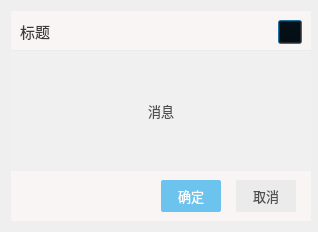
<?xml version="1.0" encoding="UTF-8"?>
<ui version="4.0">
 <class>message</class>
 <widget class="QDialog" name="message">
  <property name="geometry">
   <rect>
    <x>0</x>
    <y>0</y>
    <width>318</width>
    <height>228</height>
   </rect>
  </property>
  <property name="sizePolicy">
   <sizepolicy hsizetype="Expanding" vsizetype="Expanding">
    <horstretch>0</horstretch>
    <verstretch>0</verstretch>
   </sizepolicy>
  </property>
  <property name="minimumSize">
   <size>
    <width>318</width>
    <height>0</height>
   </size>
  </property>
  <property name="styleSheet">
   <string notr="true">#titleWidget {
    border-bottom: 1px solid rgb(235, 235, 235);
    background-color: rgb(250, 245, 245);
}

#title {
	font-family: &quot;微软雅黑&quot;;
    font: 11pt;
    border: none;
    background-color: transparent;
    color: rgb(60, 60, 60);
}

#titleWidget QPushButton {
    background-color: transparent;
}

#titleWidget QPushButton:hover {
    background-color: gainsboro;
    border-radius: 2px;
}

#titleWidget QPushButton:pressed {
    background-color: lightgray;
    border-radius: 2px;
}

/*=========================*/

#messageWidget {
    background-color: rgb(240, 240, 240);
}

#messageLabel {
	font-family: &quot;微软雅黑&quot;;
    font: 10pt;
    border: none;
    background-color: transparent;
    color: rgb(80, 80, 80);
}

/*=========================*/
#bottomWidget {
    background-color: rgb(250, 245, 245);
}
#btnCancel{
    background-color: rgb(235, 235, 235);
	font-family: &quot;微软雅黑&quot;;
	font-size: 10pt;
	color: rgb(80, 80, 80);
    border-radius: 2px;
}

#btnCancel:hover {
    background-color: gainsboro;
    border-radius: 2px;
}

#btnCancel:pressed {
    background-color: lightgray;
    border-radius: 2px;
}

#btnOk {
    background-color: rgb(108, 195, 238);
	font-family: &quot;微软雅黑&quot;;
	font-size: 10pt;
	color: rgb(255, 255, 255);
    border-radius: 2px;
}

#btnOk:hover {
    background-color: rgb(197, 172, 227);
    border-radius: 2px;
}

#btnOk:pressed {
    background-color: rgb(181, 164, 232);
    border-radius: 2px;
}
QToolTip {
    font: 10pt;
    background-color: whitesmoke;
    color: dimgray;
    border-radius: 2px;
    border: 1px solid lightgray;
}</string>
  </property>
  <layout class="QVBoxLayout" name="verticalLayout_3">
   <property name="spacing">
    <number>0</number>
   </property>
   <item>
    <widget class="QWidget" name="titleWidget" native="true">
     <property name="minimumSize">
      <size>
       <width>300</width>
       <height>40</height>
      </size>
     </property>
     <property name="maximumSize">
      <size>
       <width>16777215</width>
       <height>40</height>
      </size>
     </property>
     <layout class="QHBoxLayout" name="horizontalLayout">
      <item>
       <widget class="QLabel" name="title">
        <property name="text">
         <string>标题</string>
        </property>
        <property name="alignment">
         <set>Qt::AlignmentFlag::AlignCenter</set>
        </property>
       </widget>
      </item>
      <item>
       <spacer name="horizontalSpacer">
        <property name="orientation">
         <enum>Qt::Orientation::Horizontal</enum>
        </property>
        <property name="sizeHint" stdset="0">
         <size>
          <width>40</width>
          <height>20</height>
         </size>
        </property>
       </spacer>
      </item>
      <item>
       <widget class="QPushButton" name="btnExit">
        <property name="minimumSize">
         <size>
          <width>24</width>
          <height>24</height>
         </size>
        </property>
        <property name="maximumSize">
         <size>
          <width>24</width>
          <height>24</height>
         </size>
        </property>
        <property name="icon">
         <iconset resource="../../../resource/resources.qrc">
          <normaloff>:/iamge_pack/title_bar/shutdown.png</normaloff>:/iamge_pack/title_bar/shutdown.png</iconset>
        </property>
       </widget>
      </item>
     </layout>
    </widget>
   </item>
   <item>
    <widget class="QWidget" name="messageWidget" native="true">
     <property name="minimumSize">
      <size>
       <width>300</width>
       <height>120</height>
      </size>
     </property>
     <property name="layoutDirection">
      <enum>Qt::LayoutDirection::RightToLeft</enum>
     </property>
     <layout class="QVBoxLayout" name="verticalLayout_2">
      <item>
       <widget class="QLabel" name="messageLabel">
        <property name="text">
         <string>消息</string>
        </property>
        <property name="alignment">
         <set>Qt::AlignmentFlag::AlignCenter</set>
        </property>
       </widget>
      </item>
     </layout>
    </widget>
   </item>
   <item>
    <widget class="QWidget" name="bottomWidget" native="true">
     <property name="minimumSize">
      <size>
       <width>300</width>
       <height>50</height>
      </size>
     </property>
     <property name="maximumSize">
      <size>
       <width>16777215</width>
       <height>50</height>
      </size>
     </property>
     <layout class="QHBoxLayout" name="horizontalLayout_2">
      <property name="spacing">
       <number>15</number>
      </property>
      <property name="leftMargin">
       <number>0</number>
      </property>
      <property name="topMargin">
       <number>0</number>
      </property>
      <property name="rightMargin">
       <number>15</number>
      </property>
      <property name="bottomMargin">
       <number>0</number>
      </property>
      <item>
       <spacer name="horizontalSpacer_2">
        <property name="orientation">
         <enum>Qt::Orientation::Horizontal</enum>
        </property>
        <property name="sizeHint" stdset="0">
         <size>
          <width>40</width>
          <height>20</height>
         </size>
        </property>
       </spacer>
      </item>
      <item>
       <widget class="QPushButton" name="btnOk">
        <property name="minimumSize">
         <size>
          <width>60</width>
          <height>32</height>
         </size>
        </property>
        <property name="maximumSize">
         <size>
          <width>60</width>
          <height>32</height>
         </size>
        </property>
        <property name="text">
         <string>确定</string>
        </property>
       </widget>
      </item>
      <item>
       <widget class="QPushButton" name="btnCancel">
        <property name="minimumSize">
         <size>
          <width>60</width>
          <height>32</height>
         </size>
        </property>
        <property name="maximumSize">
         <size>
          <width>60</width>
          <height>32</height>
         </size>
        </property>
        <property name="text">
         <string>取消</string>
        </property>
       </widget>
      </item>
     </layout>
    </widget>
   </item>
  </layout>
 </widget>
 <resources>
  <include location="../../../resource/resources.qrc"/>
 </resources>
 <connections/>
</ui>
